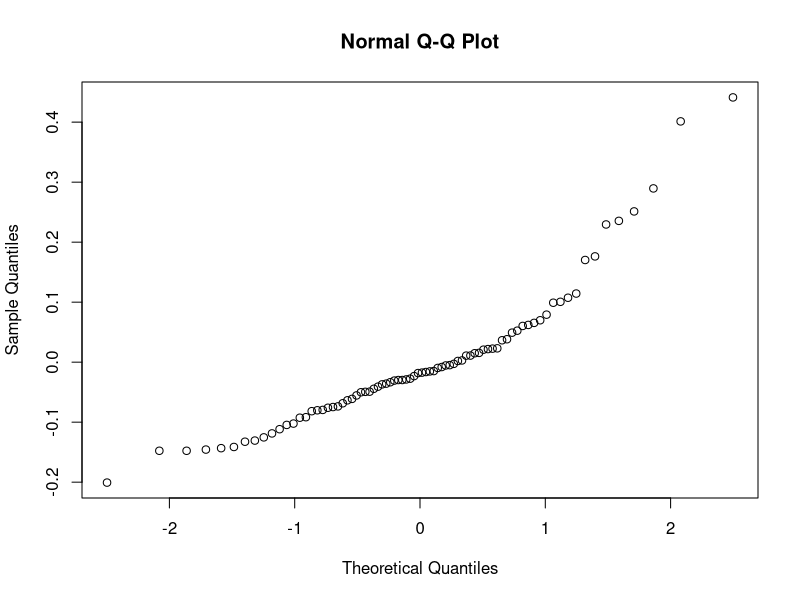
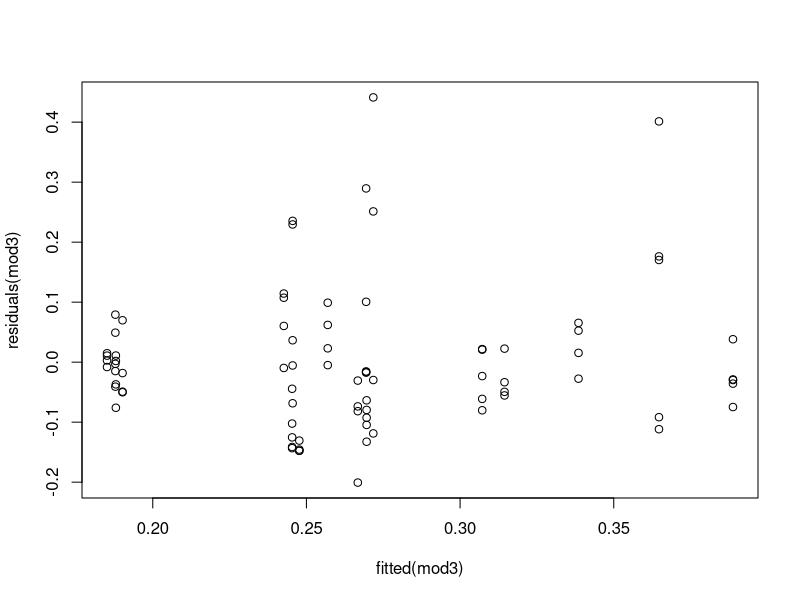
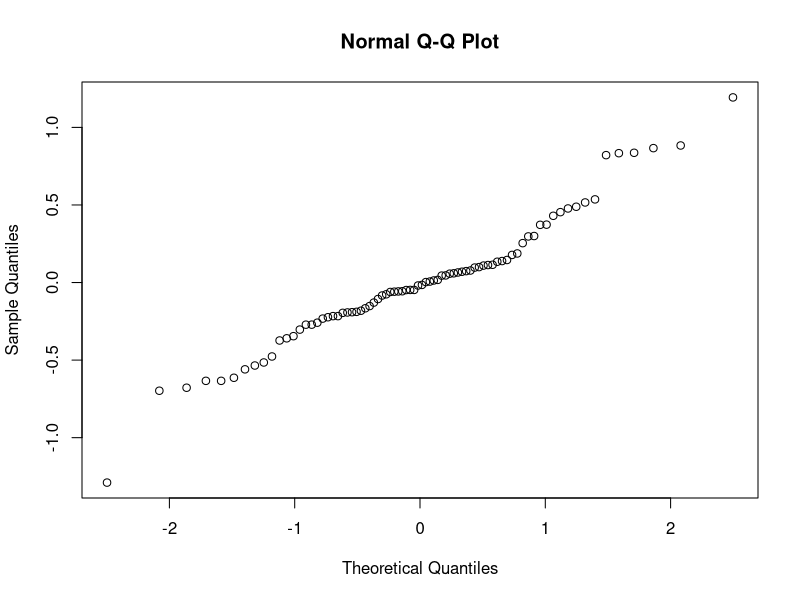
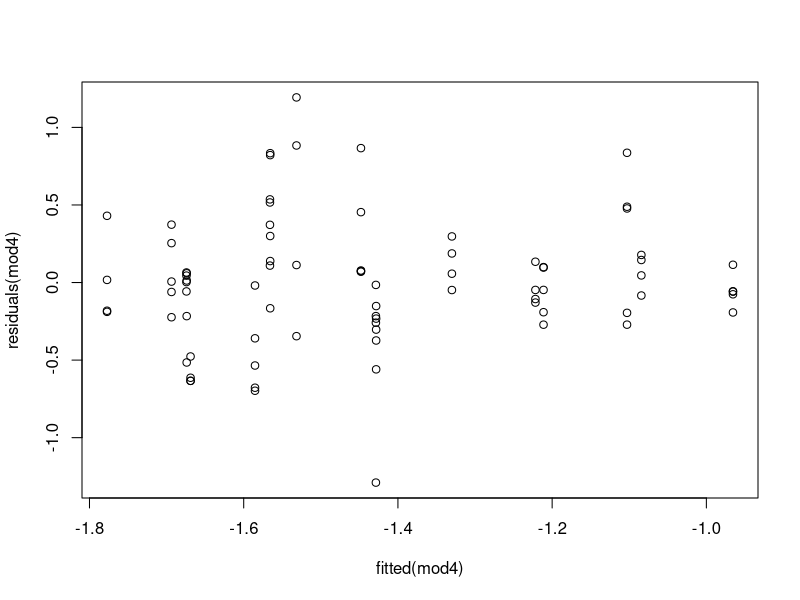
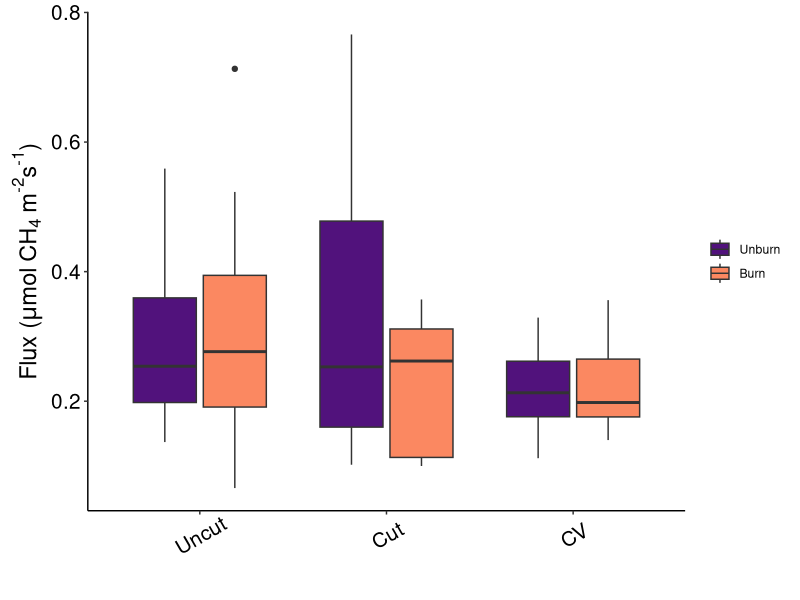

Write the R code that produced these figures, in order. (Note: this script raises an error after producing the figures.)
### Script for Anneka's project
## Ludda Ludwig
## 9/11/20

## Load packages

library(tidyverse)
library(lme4)
library(lmerTest)
library(emmeans)
library(dplyr)

#### Part 1) Field flux data analysis and figures

## Uses NEWfieldfluxdata4.csv
## Load data and fix variable types
dat1=read_csv('NEWfieldfluxdata4.csv')
dat1$date=parse_date((dat1$date),format='%m/%d/%y')
# We want 'date' to be seen correctly as a date for plotting figures.
# But for the analysis, we actually want it to be a categorical variable.
# So I'll make a new variable:
dat1$dateF=as.factor(dat1$date)
# Next we want to order the levels of our factors in a convenient way.
# Usually, we prefer the control treatments first. So level 1 of 'burn' should be 'Unburn.
# and level 1 of 'clip' should be 'Uncut'
dat1$burn=parse_factor(dat1$burn,levels=c('Unburn','Burn'))
dat1$clip=parse_factor(dat1$clip,levels=c('Uncut','Cut','CV'))
# if you don't specify levels, they are ordered alphabetically

## You have 6 blocks; 3 each in burned, unburned. Within each block, you have 3 cut treatments.
## I am going to remake your block variable, because we want it to be 6 not 18 levels.
dat1$block_new=str_sub(dat1$block,1,2)
dat1$block_new=parse_factor(dat1$block_new)
# if you don't specify levels, they are ordered alphabetically
# view the dataset:
dat1

## There are two treatments: burn and clip. These will be our 'fixed effects' (i.e. the ones we care about).
## Block is a 'random effect'. We know fluxes from the same block are more likely to be related spatially;
## Some blocks might be wetter than others, warmer than others, different densities of plants, soil etc.
## But if we aren't explicitly modeling those similarities in a block (and many are unknown) we have 
## to account for the non-independence within a block.
## Similarly, date is a 'random effect'. Fluxes that are measured closer together in time are more likely 
## to be related, due to wether, seasonality, etc. We have to account for this non-independence as well.
## It could turn out that both block and date are not affecting the fluxes. It depends on the scale:
## If the spatial heterogeneity is much larger or smaller than the block placements, than accounting for 
## block won't change change anything. Similarly, if the scale of temporal changes in in minutes or weeks,
## instead of days, we might not see an effect of time. 
## So we will test our 'random effects', and if necessary, include them in the model.
## The appropriate type of model is called 'mixed-effects model' (mixed=random+fixed effects).


## Methane first:
## in the function 'lmer' we have several arguments to specify:
## 'data' is our dataset, dat1
## then we have the model formula with fixed effects: ch4~burn+clip
## this means ch4 is a function of burn and clip treatments, which are additive (not interactive)
## then we have the random effects (1|block/date). The '1' specifies a random mean. If we had continuous
## instead of categorical explanatory variables, we could have specified a random slope & intercept.
## So this is saying fit a random mean by block, and fit a random mean by date.
mod1=lmer(data=dat1,ch4~burn+clip+(1|block_new/dateF))
summary(mod1)
    # Linear mixed model fit by REML. t-tests use Satterthwaite's method ['lmerModLmerTest']
    # Formula: ch4 ~ burn + clip + (1 | block_new/dateF)
    # Data: dat1
    # 
    # REML criterion at convergence: -85.2
    # 
    # Scaled residuals: 
    # Min      1Q  Median      3Q     Max 
    # -1.6464 -0.6069 -0.1460  0.3028  3.6194 
    # 
    # Random effects:
    # Groups          Name        Variance Std.Dev.
    # dateF:block_new (Intercept) 0.000000 0.00000 
    # block_new       (Intercept) 0.004055 0.06368 
    # Residual                    0.014862 0.12191 
    # Number of obs: 80, groups:  dateF:block_new, 27; block_new, 6
    # 
    # Fixed effects:
    # Estimate Std. Error       df t value Pr(>|t|)    
    # (Intercept)  0.30927    0.04528  5.76581   6.830 0.000573 ***
    # burnBurn    -0.01693    0.05878  4.10138  -0.288 0.787251    
    # clipCut     -0.02407    0.03318 72.09563  -0.726 0.470458    
    # clipCV      -0.08159    0.03351 72.12278  -2.435 0.017382 *  
    # ---
    # Signif. codes:  0 ‘***’ 0.001 ‘**’ 0.01 ‘*’ 0.05 ‘.’ 0.1 ‘ ’ 1
    # 
    # Correlation of Fixed Effects:
    # (Intr) brnBrn clipCt
    # burnBurn -0.633              
    # clipCut  -0.366  0.000       
    # clipCV   -0.359 -0.007  0.495

## There are two sections in the output we will pay attentions to: 'Random effects' and 'Fixed effects'.
## Start by looking at 'Random effects': We want to know how much our random effects (i.e. date, block)
## contribute to the overall variance in the data, and how much is left over that goes in the rest of the model.
## If the random effects, aren't doing much, we can drop them.
    # Random effects:
    #   Groups          Name        Variance Std.Dev.
    # dateF:block_new (Intercept) 0.000000 0.00000 
    # block_new       (Intercept) 0.004055 0.06368 
    # Residual                    0.014862 0.12191 
# Number of obs: 80, groups:  dateF:block_new, 27; block_new, 6

## We can see that our fixed effects ('Residual') contribute most of the variance. That's good.
## We can see that 'date' contributes basically 0.
## Conclusion: we can drop date as a random effect. This means 5 fewer parameters to fit (5 dates).

## Now let's explore the fixed effets. We can have 'clip' and 'burn' in the model as either additive or interactive.
## Additive means burn treatment has an effect, clip treatment has an effect, 
## and if the measurement is both you just add the effects together.
## Interactive means the effect of clipping is different in the burn than the unburn for example.
## Additive is designated by '+' and interactive by '*'.
## We will try the interactive first, and if it isn't significant than we will use the additive.
mod2=lmer(data=dat1,ch4~burn*clip+(1|block_new))
summary(mod2)
## Let's look at the fixed effects output only:
    # Fixed effects:
    #                   Estimate Std. Error       df t value Pr(>|t|)    
    # (Intercept)       0.29173    0.04840  7.42686   6.027  0.00042 ***
    # burnBurn          0.02252    0.07022  8.19710   0.321  0.75648    
    # clipCut           0.02113    0.04429 70.09455   0.477  0.63477    
    # clipCV           -0.07496    0.04511 70.14266  -1.662  0.10102    
    # burnBurn:clipCut -0.10172    0.06644 70.09455  -1.531  0.13029    
    # burnBurn:clipCV  -0.01587    0.06699 70.11639  -0.237  0.81343      

# The bottom two rows show the interaction terms. Note that they are not significant (p-value >0.05)
# But the burn:Cut interaction is almost significant. 

# We can fit an additive instead.
mod3=lmer(data=dat1,ch4~burn+clip+(1|block_new))
summary(mod3)
## Let's look at the fixed effects output only:
    # Fixed effects:
    #              Estimate Std. Error       df t value Pr(>|t|)    
    # (Intercept)  0.30927    0.04528  5.76581   6.830 0.000573 ***
    # burnBurn    -0.01693    0.05878  4.10138  -0.288 0.787251    
    # clipCut     -0.02407    0.03318 72.09563  -0.726 0.470458    
    # clipCV      -0.08159    0.03351 72.12278  -2.435 0.017382 * 

# These results show that the mean flux for Uncut, Unburn is 0.31. Your first level is always the 'Intercept'.
# The p-value is always a comparison to 0. So the sig for Intercept means Uncut Unburn is not 0, no surprise.
# The subsequent rows, are all adjustments to the Intercept. 
# So the Burn fluxes are 0.0169 less than Unburn/Uncut, The Cut fluxes are 0.024 less than Unburn/Uncut, etc.
# However, only the CV effect is significant.

# Pairwise comparisons are done post-hoc with a Tukey's HSD test.
emmeans(mod3,list(pairwise~clip+burn),adjust='tukey')

## The final step in the data analysis is to test the assumptions of the model and make sure nothing is violated.
## We have already discussed independence and are all set there.
## The two other assumptions are normality and heteroskedasticity (equal variance).
## These are both tested on the model residuals.
## Test normality: the plot created in qqnorm should be linear, if the residuals are normal.
qqnorm(residuals(mod3)) ## It does not look linear, so that's a problem.
## Test for equal variance: If residuals increase or decrease systematically with the fitted values, that's bad
plot(residuals(mod3)~fitted(mod3)) ## Seems to increase with fitted values, so that's a problem.
## The solution to both of these, is to try a transformation. This is actually really common, especially with
# certain types of data. CH4 fluxes almost always require a log transformation to be normal.
## Make a new transformed variable:
dat1$ch4.l=log(dat1$ch4)
## Repeat the model with the transformed variable
mod4=lmer(data=dat1,ch4.l~burn+clip+(1|block_new))
summary(mod4) # note that statistically the results are basically the same
## Retest assumptions
qqnorm(residuals(mod4)) # much better!
plot(residuals(mod4)~fitted(mod4)) # much better!


## Let's make a figure and see if the model results match our expectations.

# I'm going to make some settings that are prettier than the defaults in ggplot:
barchart_settings= theme(plot.title=element_text(size=15,vjust=2))+theme(axis.title.x=element_text(vjust=1,size=17),axis.title.y=element_text(size=17))+
  theme(plot.margin=unit(c(0.3,0.3,0.3,0.3),"cm"))+theme(legend.title=element_blank())+
  theme(panel.grid.major=element_blank(),panel.grid.minor=element_blank(),panel.background=element_blank(),axis.line=element_line(colour="black"))+
  theme(axis.text.x=element_text(color="black",angle=30,vjust=0.65,size=15),axis.text.y=element_text(color="black",size=15))

## First we will make a boxplot:
Figure1=ggplot(aes(x=clip,y=ch4,fill=burn),data=dat1)+geom_boxplot()+
  ylab(expression(paste("Flux (",mu,"mol", ~CH[4], ~"m",""^"-2","s",""^"-1",")")))+xlab("")+
  scale_fill_viridis_d(option="A",begin=0.25,end=0.75)+
  barchart_settings;Figure1
## This shows the median, 25-75 percentile in the box, whiskers are roughly 95%

## Next we will make a barchart of means and standard errors. 
## First, make a new dataset with the means and standard errors for plotting.
datmeans=ddply(dat1,c("burn",'clip'),summarise,ch4mean=mean(ch4,na.rm=TRUE),se=sd(ch4,na.rm=TRUE)/sqrt(length(na.omit(ch4)))) 
datmeans=transform(datmeans,lower=ch4mean-se,upper=ch4mean+se)

Figure2=ggplot(aes(x=clip,y=ch4mean,fill=burn),data=datmeans)+geom_col(position='dodge')+
  geom_errorbar(aes(ymax=upper,ymin=lower),data=datmeans,width=0.25,position=position_dodge(width=0.9))+
  ylab(expression(paste("Flux (",mu,"mol", ~CH[4], ~"m",""^"-2","s",""^"-1",")")))+xlab("")+
  scale_fill_viridis_d(option="A",begin=0.25,end=0.75)+
  barchart_settings;Figure2

## The results from our mixed effects model line up well with what we would expect given the figures.

## Now we repeat these steps for the carbon dioxide flux.
## You should find that unlike CH4, 'date' contributes a sizeable random effect. 
## Why does this make sense for CO2 fluxes?
## You should find that burn and clip are interactive.
## Here's my model before testing assumptions:
mod5=lmer(data=dat1,co2~burn*clip+(1|block_new/dateF))
summary(mod5)
## Test assumptions:
qqnorm(residuals(mod5)) # good
plot(residuals(mod5)~fitted(mod5)) # good
## Unlike methane, we do not need to transform co2 fluxes. 
## Methane typically has high variability in the extreme fluxes, leading to non-normal behavior.

## Note that Cut and CV have a significant effect on CO2 fluxes. 
## And under the CV treatment, Burn has a sig effect.
##Let's do pairwise comparisons.
emmeans(mod5,list(pairwise~clip+burn),adjust='tukey')
# Note that there are significant burn effects, but only when the clip treatments are different.

## Now for plotting:
Figure3=ggplot(aes(x=clip,y=co2,fill=burn),data=dat1)+geom_boxplot()+
  ylab(expression(paste("Flux (",mu,"mol", ~CO[2], ~"m",""^"-2","s",""^"-1",")")))+xlab("")+
  scale_fill_viridis_d(option="A",begin=0.25,end=0.75)+
  barchart_settings;Figure3

datmeans2=ddply(dat1,c("burn",'clip'),summarise,co2mean=mean(co2,na.rm=TRUE),se=sd(co2,na.rm=TRUE)/sqrt(length(na.omit(co2)))) 
datmeans2=transform(datmeans2,lower=co2mean-se,upper=co2mean+se)
Figure4=ggplot(aes(x=clip,y=co2mean,fill=burn),data=datmeans2)+geom_col(position='dodge')+
  geom_errorbar(aes(ymax=upper,ymin=lower),data=datmeans2,width=0.25,position=position_dodge(width=0.9))+
  ylab(expression(paste("Flux (",mu,"mol", ~CO[2], ~"m",""^"-2","s",""^"-1",")")))+xlab("")+
  scale_fill_viridis_d(option="A",begin=0.25,end=0.75)+
  barchart_settings;Figure4


### Part 2) Incubation analysis and figures

## Uses NEWincubationdata.csv
## Load data and fix variable types
dat2=read_csv('NEWincubationdata.csv')
dat2$date=parse_date((dat2$date),format='%m/%d/%y')
dat2$block=parse_factor(dat2$block)
dat2$burn=parse_factor(dat2$burn,levels=c('Unburn','Burn'))
dat2$amendment=parse_factor((dat2$amendment),levels=c('control','carbon'))
dat2

# Here we have two fixed effects: 'burn' and 'amendment'.
# We are only analyzing one date, so we won't include that variable.
# Block in this analysis bascially just means the amendments are paired:
# The same soil sample used in block 'a' got two different amendment treatments, and fluxes could be different
# then another soil used in block 'b' even for the same treatment.
# So block is our random effect.

# Start with CH4:
mod6=lmer(data=dat2,ch4~burn*amendment+(1|block))
summary(mod6)
## Checking the random effect first. Block has much less contribution to variance, which is nice.
## The interactions are significant.
## Test assumptions:
qqnorm(residuals(mod6)) 
plot(residuals(mod6)~fitted(mod6))
# with small datasets, it is hard to test these assumptions. These look like they probably need to be log transformed.
dat2$ch4.l=log(dat2$ch4)
mod7=lmer(data=dat2,ch4.l~burn*amendment+(1|block))
summary(mod7)
qqnorm(residuals(mod7)) #better
plot(residuals(mod7)~fitted(mod7)) #better

##Let's do pairwise comparisons.
emmeans(mod7,list(pairwise~amendment+burn),adjust='tukey')

Figure5=ggplot(aes(x=amendment,y=ch4,fill=burn),data=dat2)+geom_boxplot()+
  ylab(expression(paste("Flux (",mu,"mol", ~CH[4], ~"g-soil",""^"-1","d",""^"-1",")")))+xlab("")+
  scale_fill_viridis_d(option="A",begin=0.25,end=0.75)+
  barchart_settings;Figure5

datmeans3=ddply(dat2,c("burn",'amendment'),summarise,ch4mean=mean(ch4,na.rm=TRUE),se=sd(ch4,na.rm=TRUE)/sqrt(length(na.omit(ch4)))) 
datmeans3=transform(datmeans3,lower=ch4mean-se,upper=ch4mean+se)
Figure6=ggplot(aes(x=amendment,y=ch4mean,fill=burn),data=datmeans3)+geom_col(position='dodge')+
  geom_errorbar(aes(ymax=upper,ymin=lower),data=datmeans3,width=0.25,position=position_dodge(width=0.9))+
  ylab(expression(paste("Flux (",mu,"mol", ~CH[4], ~"soil-g",""^"-1","d",""^"-1",")")))+xlab("")+
  scale_fill_viridis_d(option="A",begin=0.25,end=0.75)+
  barchart_settings;Figure6


# Incubation CO2:
mod8=lmer(data=dat2,co2~burn*amendment+(1|block))
summary(mod8)
## Checking the random effect first. Block has no effect.
## So now we need to redo the model with no random effects, which is just an ANOVA
mod9=aov(data=dat2,co2~burn*amendment)
summary(mod9)
## ANOVA output is different:
    #                 Df Sum Sq Mean Sq F value Pr(>F)
    # burn            1  1.197  1.1970   1.563  0.247
    # amendment       1  0.752  0.7523   0.982  0.351
    # burn:amendment  1  1.050  1.0504   1.371  0.275
    # Residuals       8  6.127  0.7659  
# here the 'Residuals' means unexplained variance.
# The interaction is not significant, so let's redo it as additive:
mod10=aov(data=dat2,co2~burn+amendment)
summary(mod10)
# Note there is no overall significance. We could check pairwise differences, but they won't be significant either.


## Test assumptions:
qqnorm(residuals(mod10)) 
plot(residuals(mod10)~fitted(mod10))
# with small datasets, it is hard to test these assumptions. These look like they probably need to be log transformed.
dat2$co2.l=log(dat2$co2)
mod11=aov(data=dat2,co2.l~burn+amendment)
summary(mod11)
qqnorm(residuals(mod11)) #better
plot(residuals(mod11)~fitted(mod11)) #better

Figure7=ggplot(aes(x=amendment,y=co2,fill=burn),data=dat2)+geom_boxplot()+
  ylab(expression(paste("Flux (",mu,"mol", ~CO[2], ~"g-soil",""^"-1","d",""^"-1",")")))+xlab("")+
  scale_fill_viridis_d(option="A",begin=0.25,end=0.75)+
  barchart_settings;Figure7

datmeans4=ddply(dat2,c("burn",'amendment'),summarise,co2mean=mean(co2,na.rm=TRUE),se=sd(co2,na.rm=TRUE)/sqrt(length(na.omit(co2)))) 
datmeans4=transform(datmeans4,lower=co2mean-se,upper=co2mean+se)
Figure8=ggplot(aes(x=amendment,y=co2mean,fill=burn),data=datmeans4)+geom_col(position='dodge')+
  geom_errorbar(aes(ymax=upper,ymin=lower),data=datmeans4,width=0.25,position=position_dodge(width=0.9))+
  ylab(expression(paste("Flux (",mu,"mol", ~CO[2], ~"soil-g",""^"-1","d",""^"-1",")")))+xlab("")+
  scale_fill_viridis_d(option="A",begin=0.25,end=0.75)+
  barchart_settings;Figure8
